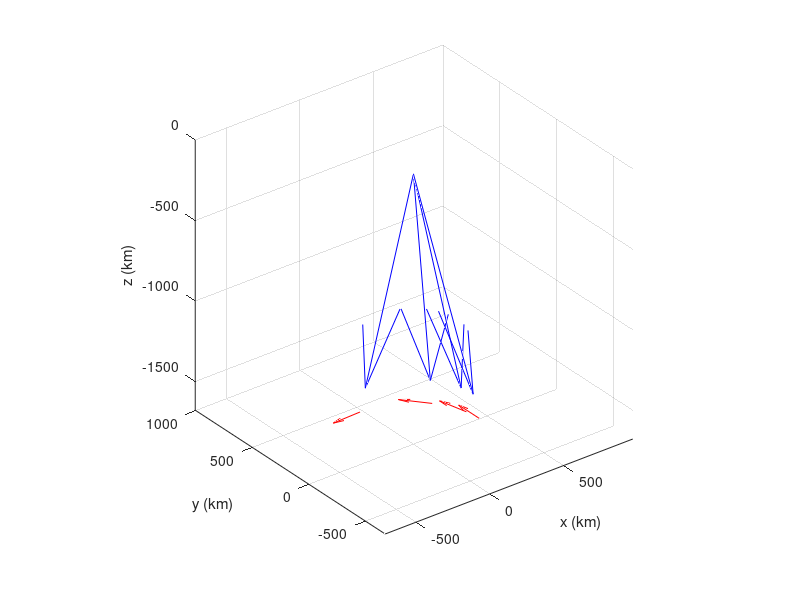

MATLAB code to generate this figure:
%% reset
clc, clear, close all;

%% init
w = 2*pi / (27.3217 * 24 * 60 * 60);    % rad/s, rotation rate of moon
r = 1737.4;                             % km, radius of moon
% 1-3 km, 4-6 km/s, initial position and velocity
x0 = [sind(15); 0; -cosd(15); 0; w*sind(15)*r; 0] * r;

A = [0 -w 0 0  0 0;
     w  0 0 0  0 0;
     0  0 0 0  0 0;
     0  0 0 0 -w 0;
     0  0 0 w  0 0;
     0  0 0 0  0 0];

phi = @(t) [cos(w*t) -sin(w*t) 0        0         0 0;
            sin(w*t)  cos(w*t) 0        0         0 0;
                   0         0 1        0         0 0;
                   0         0 0 cos(w*t) -sin(w*t) 0;
                   0         0 0 sin(w*t)  cos(w*t) 0;
                   0         0 0        0         0 1];
t = [0 1 3 7] * 24 * 60 * 60;         % s, times to eval

%% eval
x = zeros(length(x0), length(t));
x(:,1) = x0;

for i=2:length(t)
    x(:,i) = phi(t(i)) * x0;
end

opts = odeset('RelTol', 1e-12, 'AbsTol', 1e-14);
[t_nom, x_nom] = ode45(@(t,x) A*x, [t(1) t(end)], x0, opts);

%% plot
%x = x_nom'; % test ode45 instead

figure(1);
s = 100;   % scale factor for velocity vectors

for i=1:length(t)
    quiver3(0, 0, 0, x(1,i), x(2,i), x(3,i), 'b');
    if i==1, hold on; end
    quiver3(x(1,i), x(2,i), x(3,i), x(4,i)*s, x(5,i)*s, x(6,i)*s, 'r');
end
hold off; grid on; axis equal;
xlabel("x (km)"); ylabel("y (km)"); zlabel("z (km)");
